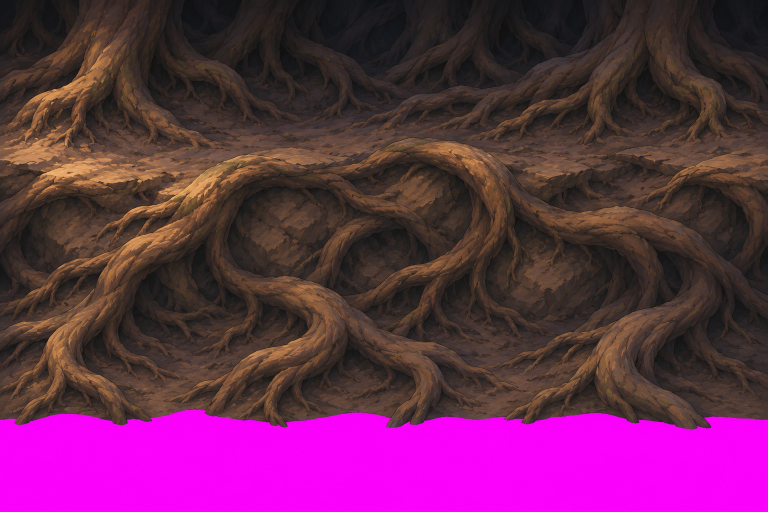
#> input picture godot/art/dungeon/den/set_src/B1.png, 1536 x 1024 px (shown at 1/2 size); its folder holds only this picture in this run
$ python den_set.py
#> lines starting #> are read from the running program, lines starting #| are printed output that depends on the picture
### tools/godot/tex_groups.py
#!/usr/bin/env python3
"""Texture import groups: tools/godot/tex_groups.json is the source, `apply` writes it into the
.import files, `check` verifies (exit 1 on drift), `list` reports. Generators call
group_params(res_rel_path) to get a group's params instead of hard-coding their own.

    python tools/godot/tex_groups.py list
    python tools/godot/tex_groups.py apply [--group NAME]
    python tools/godot/tex_groups.py check
"""
import argparse, json, os, re, sys

HERE = os.path.dirname(os.path.abspath(__file__))
GODOT = os.path.abspath(os.path.join(HERE, "..", "..", "godot"))
TABLE = os.path.join(HERE, "tex_groups.json")
IMPORTERS = ("texture", "2d_array_texture", "scene")
SKIP_DIRS = {".godot", ".shots", ".git"}


# [9 lines left out: function _rx, not called in this run]


def load():
    t = json.load(open(TABLE, encoding="utf-8"))
    # (a never entry's "except" globs: paths it hands back to the groups, e.g. the NPC packages' glbs)
    never = [(_rx(g), [_rx(x) for x in n.get("except", [])]) for n in t["never"] for g in n["globs"]]
    groups = []
    for g in t["groups"]:
        groups.append(dict(g, _in=[_rx(x) for x in g["globs"]], _ex=[_rx(x) for x in g.get("exclude", [])]))
    return never, groups


def find_group(rel, never=None, groups=None):
    if never is None: never, groups = load()
    if any(r.match(rel) and not any(x.match(rel) for x in ex) for r, ex in never): return None
    for g in groups:
        if any(r.match(rel) for r in g["_in"]) and not any(r.match(rel) for r in g["_ex"]):
            return g
    return None


def val(v):
    return "true" if v is True else "false" if v is False else str(v)


# [6 lines left out: function wanted, not called in this run]


def group_params(rel, importer="texture"):
    """For generators: {key: 'value'} for the group covering res-relative path `rel` (under godot/), or {}."""
    g = find_group(rel.replace("\\", "/"))
    return {k: val(v) for k, v in wanted(g, rel, importer).items()} if g else {}


# [78 lines left out: functions read_import, merge, scan, pixels, cmd_list, cmd_apply and 1 more, not called in this run]


# [7 lines that do not run on import are left out]

### tools/look/den_set.py
#!/usr/bin/env python3
"""The den's painted set (den round 10, 15 Nov): paintings by an image model (the ChatGPT imaging route, allowed by the
owner; one line per image in set_src/PROVENANCE.txt and docs/team/provenance.md) laid in the den by rule and projected
from the fixed play camera onto the bank and the floor (src/World/DungeonDress.Set.cs, shaders/den_set.gdshader).

  python tools/look/den_set.py ingest   copy the sources from survivorsunchained_inputs/gpt_den into set_src (once)
  python tools/look/den_set.py build    set_src -> art/dungeon/den/set/*.png + set.json (+ .import, lossless, mipmaps)
  python tools/look/den_set.py check    key (no magenta fringe), rects, feet, the floor tiles' wrap seams

The rules (no hand fixes on the outputs):
- KEY: alpha from the magenta-ness min(R, B) - G (255 on the key, under ~20 on every den colour), the key unmixed from
  the edge pixels (c = a f + (1 - a) magenta) and any cast left (min(R, B) over G by more than 12) taken off R and B.
- SCALE: the banks keep their source pixels at BANK_PPM px per metre of the camera's plane (1 source px = 1 screen px at
  the frame's middle, so the big roots read 0.7-1 m thick, the target's; PROMPTS.md's "9 m" runs would draw them a
  third of that); objects are scaled from the metres PROMPTS.md gives their biggest piece and resampled to OBJ_PPM.
- FEET: a bank's foot (where it meets the walkable floor) is its last solid row or column (coverage >= SOLID) on the
  floor's side: far banks the lowest, near banks the highest, a left wall the rightmost, a right wall the leftmost.
- FLOOR: each 4 m tile at FLOOR_PX, made seamless by offset-and-blend (the half-turned tile at the edges, the source at
  its middle cross, a noisy mask between); its height (blurred luminance) rides the alpha for the floor's height blend.
"""
import json, os, shutil, sys

import numpy as np
from PIL import Image
from scipy import ndimage

HERE = os.path.dirname(os.path.abspath(__file__))
ROOT = os.path.abspath(os.path.join(HERE, "..", ".."))
DEN = os.path.join(ROOT, "godot", "art", "dungeon", "den")
SRC = os.path.join(DEN, "set_src")
OUT = os.path.join(DEN, "set")
INPUTS = r"C:\Users\munch\Desktop\survivorsunchained_inputs\gpt_den"

BANKS = {   # name: kind (far: its face looks at the camera; near: seen from above and behind; left/right: a wall's side)
    "B1": "far", "B1b": "far", "B2": "near", "B2b": "near", "B3": "left", "B3b": "left", "B3R": "right", "B3Rb": "right",
    "B4": "corner_l", "B4R_2": "corner_r", "B5": "spur",
}
SHEETS = {  # name: (kind, metres of its widest piece or None = the banks' scale)
    "B6": ("spill", None), "O1": ("boulder", 3.2), "O2": ("log", 6.0), "O3": ("bones", 2.0),
    "H1": ("hollow", 5.0), "H2": ("pit", 12.0),
    # (den r18 P5, R17 item 1) the lair's two pits as den_boss.png's (sunken, the far wall lit, veins glowing, roots over the lips):
    # source px kept (None: k 1), since PlaceSetHole lays each painted lip to its hole's own radius, only the resolution rides on it
    "H3": ("pit", None),
    # (r10d) above: the hollows' bowls 3-4 m and the pit 10 m, each with its fading surround
    "O4": ("drift", 5.5),   # (r11) two long low bone drifts for the far banks' feet
    "O6": ("fur", 1.5),     # (den r16 W, R15f item 10) 6 pale fur clumps and 2 dry leaf drifts for the open floor
    "O5": ("blood", 2.0),   # (r11) blood pools, spatters and smears (the owner had ChatGPT make it by hand after a refusal)
    # (den r18 D4, R17 items 2, 7) Batch 6: shaped bones for the litter (3 long bones, 2 ribs, a jaw, 2 skull fragments, 2 shard
    # scatters: the decal dumbbells' place), the lair's arc of standing tusks on earth mounds, flayed hides and gnawed haunches
    "O7": ("bones", 1.25), "O8": ("arc", 1.9), "O9": ("carcass", 2.3),
}
JOIN = {"O7": 30, "O9": 30}   # (den r18 D4) source px within which parts are one piece (a shard scatter is one; default 20)
MIRROR = {"O7", "O8", "O9"}   # (den r18 D4, R17 item 2) each piece followed by its mirror image (piece i + n): the litter's mirroring (light kept from the upper side)
DESAT = {"O6": 0.8}   # (den r16 W, R15f item 10) a sheet's colour pulled this far to its grey (the fur's lilac read pink on screen; target C <= .03)
# (den r17 S, R16 judge item 6: the tufts rendered two-toned, blue h 238-251 or cream h 77-85, never the target's warm grey)
# the fur graded in OKLab to one warm-grey albedo: its value strokes kept (L re-centred on L50, spread kept), hue FUR_H,
# chroma FUR_C (rising from the darks), so the sheet carries the colour and the material's sat can stay near 1. Replaces DESAT.
# (den r17 D3, R16 item: the tufts rendered L .73-.79 C .085-.09 at --den-fur-sat 2, bright confetti; den_room's fur sits
# into the floor, warm grey with a darker underside) l50 and c down, the spread up (its strands), and "under": L taken
# off toward each piece's lower edge (its ground side), up to this much at the foot. Was h 54, c .045, l50 .68, spread .85 (graded on the painting, so the sat 2 material doubles its C).
# (den r19 B, R18b item 8: loud orange leaf clusters, s23 corr (560,690,620,730)) the O6 sheet's dry leaf drifts: chroma x C, L + DL (OKLab); `den_set.py leaves` applies it to O6.png in place
LEAF_GRADE = {"O6": {"c": 0.7, "dl": -0.05}}
FUR_GRADE = {"O6": {"h": 52.0, "c": 0.028, "l50": 0.66, "spread": 1.0, "under": 0.1}}
# (den r17 S, R16 judge item 7: the s23 corridor log's lit top rendered L50 .755, C .120, glowing orange under the shaft, against
# den_room's .678 / .101) a sheet's lit values rolled off in OKLab: above L knee, the rise kept at this share, and its chroma
# scaled toward this (at the top), the darks and strokes untouched.
LIT_KNEE = {"O2": {"knee": 0.58, "share": 0.4, "c": 0.85},
            # (den r18 D4, R17 item 2: bone band h 47-60, C .04-.06, lit L50 <= .70; O8 painted tan) the new bones' lights rolled off
            "O7": {"knee": 0.62, "share": 0.45, "c": 0.85}, "O8": {"knee": 0.58, "share": 0.4, "c": 0.72}}
# (den r18 P5) a hole painting's mouth found as its biggest cool region (R - B over the sum, blurred, under this): H3's veins and
# lit far wall split the dark-mass rule's throat (it took the left third of the bowl); the lip is the warm earth's inner edge
MOUTH_WARM = {"H3": 0.10}
DESTREAK = {"F1": 0.8, "F2": 1.0, "F3": 0.9, "F4": 0.6}   # (r10d) how far each tile's directional mid band is evened (1: fully)
# (r11) the floor's layers, in the shader's order: base earth, trodden, damp, root runs, a second base earth. Batch 4's
# cel-painted tiles (inked stones, drawn cracks); F1-F4's photographic grain read as a soft cloud at the play camera and
# destreak (an FFT cut, never up) took more of what detail they had. The new tiles are not destreaked.
FLOORS = ["F5", "F7", "F8", "F9", "F6"]
BANK_PPM = 80.0      # source px per metre of the camera's plane (the frame's middle draws 76.8 px/m)
OBJ_PPM = 96.0       # objects resampled to this (crisp from the frame's top, 61 px/m, to its bottom, 93)
FLOOR_PX, FLOOR_M = 512, 4.0
SOLID = 0.9
MAG = np.array([255.0, 0.0, 255.0])


def key(rgb):
    """Magenta keyed out: (colour unmixed and despilled, alpha), floats 0-255 and 0-1."""
    r, g, b = rgb[..., 0], rgb[..., 1], rgb[..., 2]
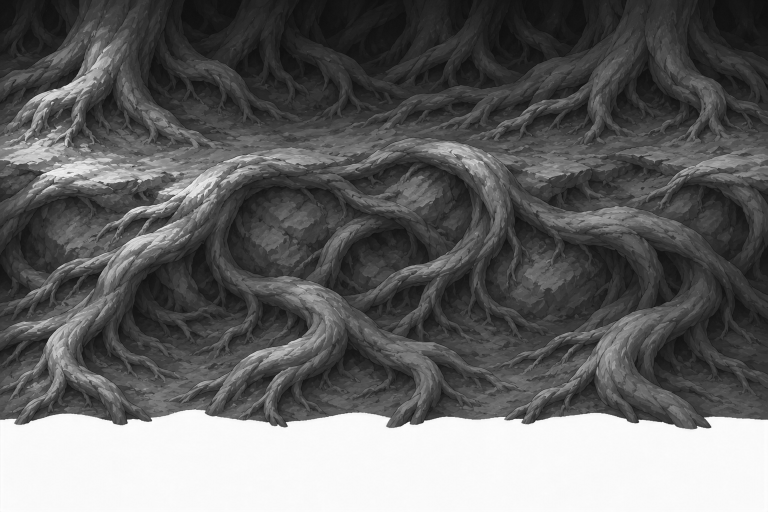
#> r: shape (1024, 1536) float64 (shown at 1/2 size); min 11, max 254, mean 101
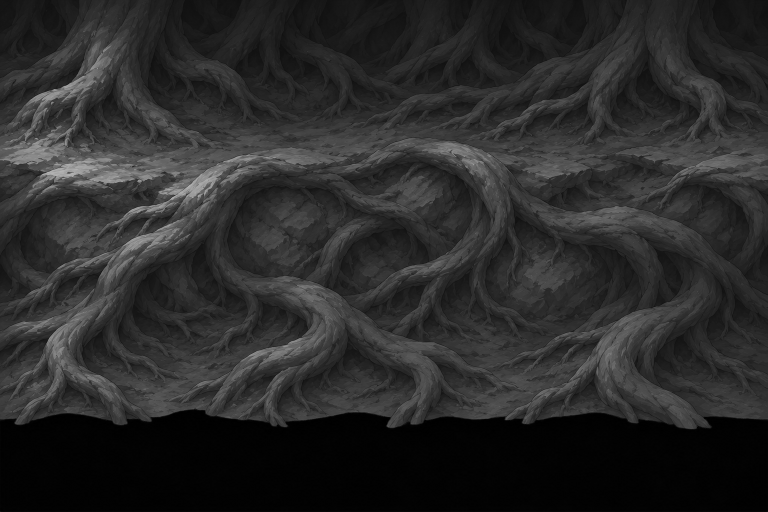
#> g: shape (1024, 1536) float64 (shown at 1/2 size); min 0, max 199, mean 41.9
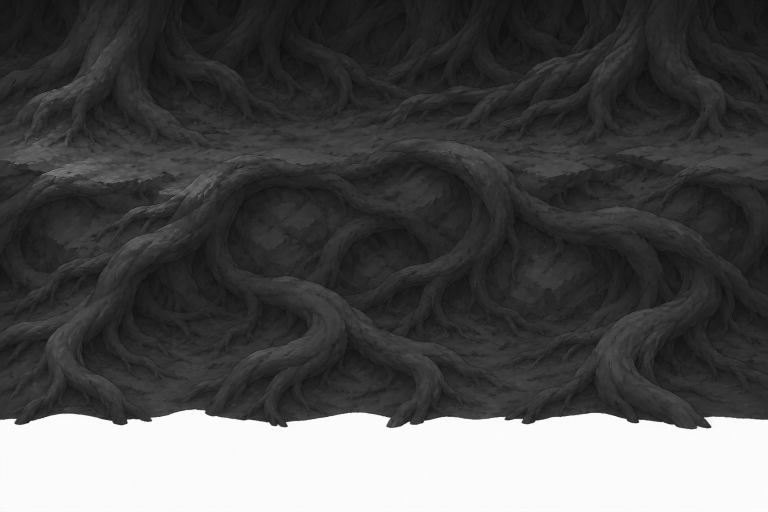
#> b: shape (1024, 1536) float64 (shown at 1/2 size); min 10, max 255, mean 80.7
    m = np.minimum(r, b) - g
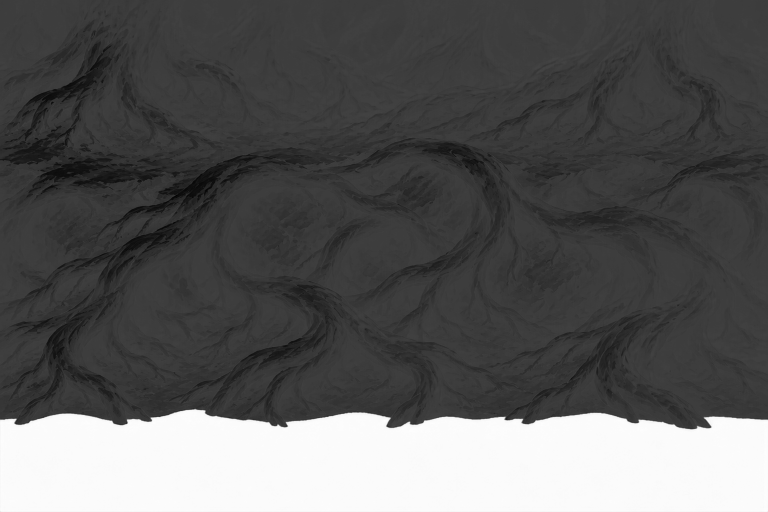
#> m: shape (1024, 1536) float64 (shown at 1/2 size); min -81, max 253, mean 38.5; drawn with min black and max white
    a = np.clip((235.0 - m) / 215.0, 0.0, 1.0)
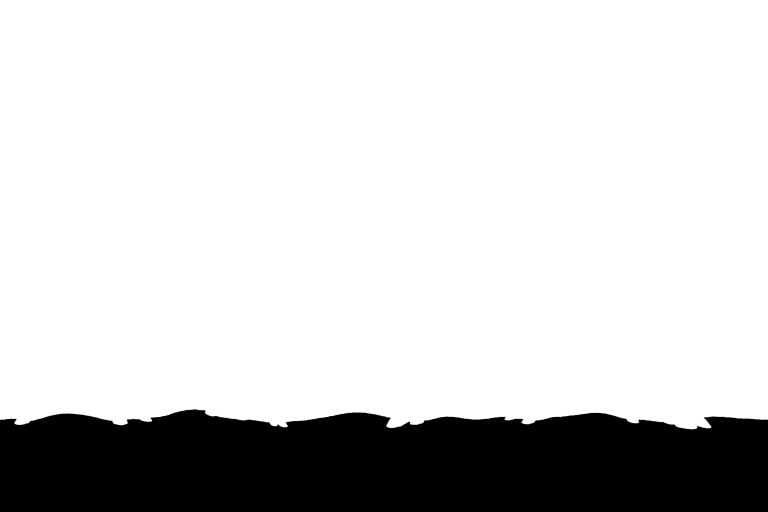
#> a: shape (1024, 1536) float64 (shown at 1/2 size); min 0, max 1, mean 0.818
    f = (rgb - (1.0 - a[..., None]) * MAG) / np.maximum(a[..., None], 1e-3)
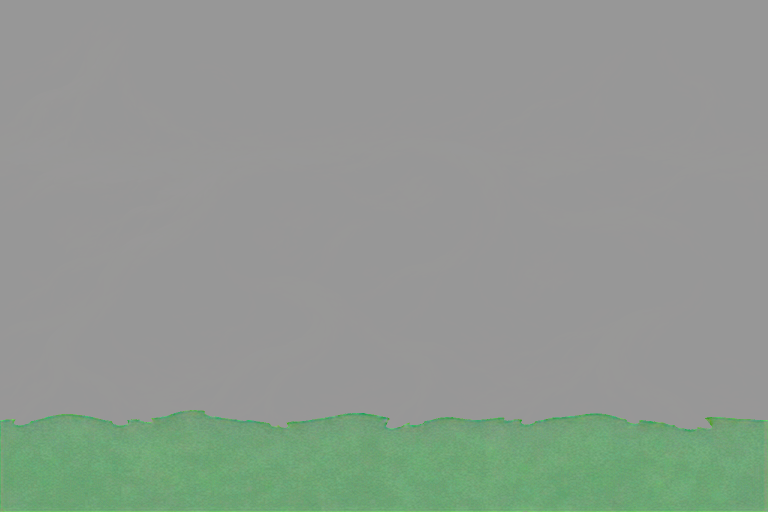
#> f: shape (1024, 1536, 3) float64 (shown at 1/2 size); mean R, G, B -875.4, 362.8, -721; drawn with min black and max white
    f = np.clip(f, 0.0, 255.0)
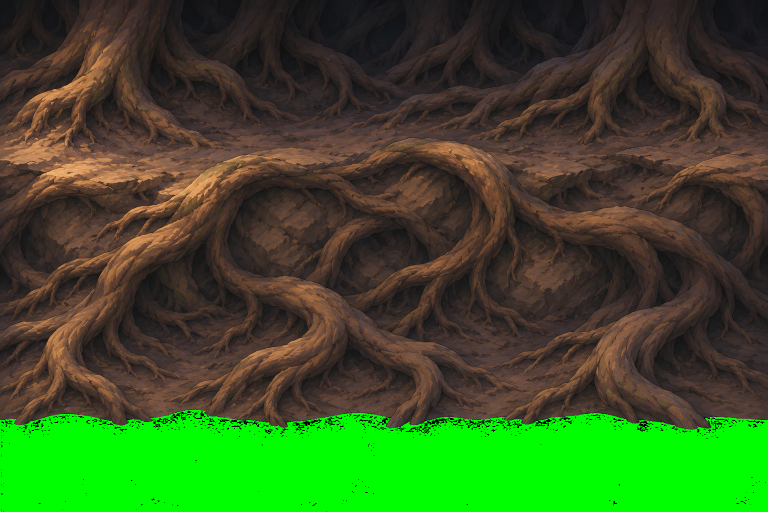
#> f: shape (1024, 1536, 3) float64 (shown at 1/2 size); mean R, G, B 55.5, 86.7, 35.1
    s = np.maximum(np.minimum(f[..., 0], f[..., 2]) - f[..., 1] - 12.0, 0.0)
    f[..., 0] -= s
#> (the rest of the program and of its run is left out)
